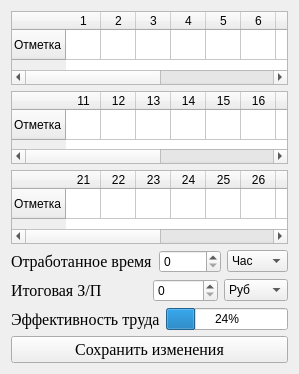
                    <widget class="QWidget" name="page_10">
                     <property name="geometry">
                      <rect>
                       <x>0</x>
                       <y>0</y>
                       <width>299</width>
                       <height>374</height>
                      </rect>
                     </property>
                     <attribute name="label">
                      <string>Учет труда</string>
                     </attribute>
                     <layout class="QGridLayout" name="gridLayout_18">
                      <item row="5" column="0">
                       <widget class="QPushButton" name="pushButton_10">
                        <property name="font">
                         <font>
                          <family>Georgia</family>
                          <pointsize>12</pointsize>
                         </font>
                        </property>
                        <property name="text">
                         <string>Сохранить изменения</string>
                        </property>
                       </widget>
                      </item>
                      <item row="3" column="0">
                       <spacer name="verticalSpacer_13">
                        <property name="orientation">
                         <enum>Qt::Vertical</enum>
                        </property>
                        <property name="sizeHint" stdset="0">
                         <size>
                          <width>20</width>
                          <height>40</height>
                         </size>
                        </property>
                       </spacer>
                      </item>
                      <item row="1" column="0">
                       <layout class="QVBoxLayout" name="verticalLayout_35">
                        <item>
                         <layout class="QHBoxLayout" name="horizontalLayout_19">
                          <item>
                           <widget class="QLabel" name="label_35">
                            <property name="font">
                             <font>
                              <family>Georgia</family>
                              <pointsize>12</pointsize>
                             </font>
                            </property>
                            <property name="text">
                             <string>Отработанное время</string>
                            </property>
                           </widget>
                          </item>
                          <item>
                           <layout class="QHBoxLayout" name="horizontalLayout_20">
                            <item>
                             <widget class="QSpinBox" name="spinBox_5"/>
                            </item>
                            <item>
                             <widget class="QComboBox" name="comboBox_8">
                              <item>
                               <property name="text">
                                <string>Час</string>
                               </property>
                              </item>
                              <item>
                               <property name="text">
                                <string>День</string>
                               </property>
                              </item>
                             </widget>
                            </item>
                           </layout>
                          </item>
                         </layout>
                        </item>
                        <item>
                         <layout class="QHBoxLayout" name="horizontalLayout_21">
                          <item>
                           <widget class="QLabel" name="label_36">
                            <property name="font">
                             <font>
                              <family>Georgia</family>
                              <pointsize>12</pointsize>
                             </font>
                            </property>
                            <property name="text">
                             <string>Итоговая З/П</string>
                            </property>
                           </widget>
                          </item>
                          <item>
                           <layout class="QHBoxLayout" name="horizontalLayout_22">
                            <item>
                             <widget class="QSpinBox" name="spinBox_6"/>
                            </item>
                            <item>
                             <widget class="QComboBox" name="comboBox_9">
                              <item>
                               <property name="text">
                                <string>Руб</string>
                               </property>
                              </item>
                              <item>
                               <property name="text">
                                <string>Дол</string>
                               </property>
                              </item>
                             </widget>
                            </item>
                           </layout>
                          </item>
                         </layout>
                        </item>
                        <item>
                         <layout class="QHBoxLayout" name="horizontalLayout_23">
                          <item>
                           <widget class="QLabel" name="label_37">
                            <property name="font">
                             <font>
                              <family>Georgia</family>
                              <pointsize>12</pointsize>
                             </font>
                            </property>
                            <property name="text">
                             <string>Эффективность труда</string>
                            </property>
                           </widget>
                          </item>
                          <item>
                           <widget class="QProgressBar" name="progressBar_2">
                            <property name="value">
                             <number>24</number>
                            </property>
                           </widget>
                          </item>
                         </layout>
                        </item>
                       </layout>
                      </item>
                      <item row="0" column="0">
                       <layout class="QVBoxLayout" name="verticalLayout_34">
                        <item>
                         <widget class="QTableWidget" name="tableWidget_4">
                          <attribute name="horizontalHeaderDefaultSectionSize">
                           <number>35</number>
                          </attribute>
                          <row>
                           <property name="text">
                            <string>Отметка</string>
                           </property>
                          </row>
                          <column>
                           <property name="text">
                            <string>1</string>
                           </property>
                          </column>
                          <column>
                           <property name="text">
                            <string>2</string>
                           </property>
                          </column>
                          <column>
                           <property name="text">
                            <string>3</string>
                           </property>
                          </column>
                          <column>
                           <property name="text">
                            <string>4</string>
                           </property>
                          </column>
                          <column>
                           <property name="text">
                            <string>5</string>
                           </property>
                          </column>
                          <column>
                           <property name="text">
                            <string>6</string>
                           </property>
                          </column>
                          <column>
                           <property name="text">
                            <string>7</string>
                           </property>
                          </column>
                          <column>
                           <property name="text">
                            <string>8</string>
                           </property>
                          </column>
                          <column>
                           <property name="text">
                            <string>9</string>
                           </property>
                          </column>
                          <column>
                           <property name="text">
                            <string>10</string>
                           </property>
                          </column>
                          <column>
                           <property name="text">
                            <string>Х</string>
                           </property>
                          </column>
                         </widget>
                        </item>
                        <item>
                         <widget class="QTableWidget" name="tableWidget_5">
                          <attribute name="horizontalHeaderDefaultSectionSize">
                           <number>35</number>
                          </attribute>
                          <row>
                           <property name="text">
                            <string>Отметка</string>
                           </property>
                          </row>
                          <column>
                           <property name="text">
                            <string>11</string>
                           </property>
                          </column>
                          <column>
                           <property name="text">
                            <string>12</string>
                           </property>
                          </column>
                          <column>
                           <property name="text">
                            <string>13</string>
                           </property>
                          </column>
                          <column>
                           <property name="text">
                            <string>14</string>
                           </property>
                          </column>
                          <column>
                           <property name="text">
                            <string>15</string>
                           </property>
                          </column>
                          <column>
                           <property name="text">
                            <string>16</string>
                           </property>
                          </column>
                          <column>
                           <property name="text">
                            <string>17</string>
                           </property>
                          </column>
                          <column>
                           <property name="text">
                            <string>18</string>
                           </property>
                          </column>
                          <column>
                           <property name="text">
                            <string>19</string>
                           </property>
                          </column>
                          <column>
                           <property name="text">
                            <string>20</string>
                           </property>
                          </column>
                          <column>
                           <property name="text">
                            <string>Х</string>
                           </property>
                          </column>
                         </widget>
                        </item>
                        <item>
                         <widget class="QTableWidget" name="tableWidget_6">
                          <attribute name="horizontalHeaderDefaultSectionSize">
                           <number>35</number>
                          </attribute>
                          <row>
                           <property name="text">
                            <string>Отметка</string>
                           </property>
                          </row>
                          <column>
                           <property name="text">
                            <string>21</string>
                           </property>
                          </column>
                          <column>
                           <property name="text">
                            <string>22</string>
                           </property>
                          </column>
                          <column>
                           <property name="text">
                            <string>23</string>
                           </property>
                          </column>
                          <column>
                           <property name="text">
                            <string>24</string>
                           </property>
                          </column>
                          <column>
                           <property name="text">
                            <string>25</string>
                           </property>
                          </column>
                          <column>
                           <property name="text">
                            <string>26</string>
                           </property>
                          </column>
                          <column>
                           <property name="text">
                            <string>27</string>
                           </property>
                          </column>
                          <column>
                           <property name="text">
                            <string>28</string>
                           </property>
                          </column>
                          <column>
                           <property name="text">
                            <string>29</string>
                           </property>
                          </column>
                          <column>
                           <property name="text">
                            <string>30</string>
                           </property>
                          </column>
                          <column>
                           <property name="text">
                            <string>31</string>
                           </property>
                          </column>
                         </widget>
                        </item>
                       </layout>
                      </item>
                     </layout>
                    </widget>
